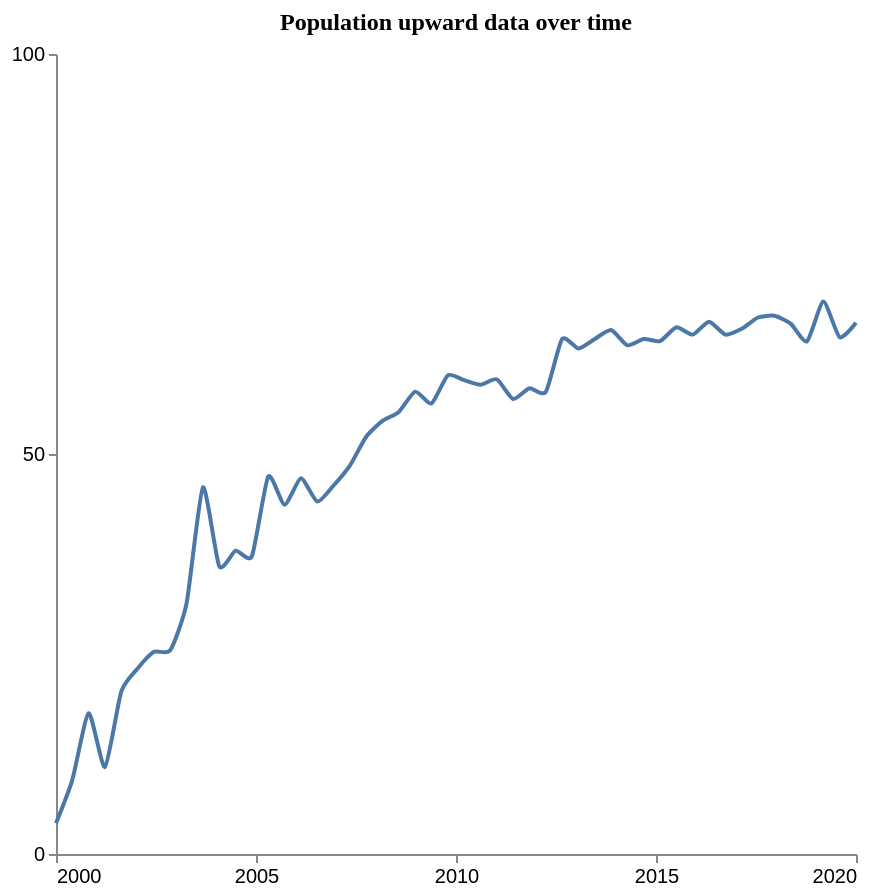

Vega-Lite specification for this chart:
### Vega-Lite specification from a JSON file in a GitHub repository (floating-point values rounded to 4 significant figures)
{"$schema": "https://vega.github.io/schema/vega-lite/v5.json", "description": "Pattern: Upward", "data": {"values": [{"X": 2000.0, "Y": 3.838}, {"X": 2000.0, "Y": 9.265}, {"X": 2001.0, "Y": 17.6}, {"X": 2001.0, "Y": 10.86}, {"X": 2002.0, "Y": 20.31}, {"X": 2002.0, "Y": 23.19}, {"X": 2002.0, "Y": 25.27}, {"X": 2003.0, "Y": 25.47}, {"X": 2003.0, "Y": 31.35}, {"X": 2004.0, "Y": 45.83}, {"X": 2004.0, "Y": 35.95}, {"X": 2004.0, "Y": 37.92}, {"X": 2005.0, "Y": 37.23}, {"X": 2005.0, "Y": 47.18}, {"X": 2006.0, "Y": 43.65}, {"X": 2006.0, "Y": 46.97}, {"X": 2007.0, "Y": 44.06}, {"X": 2007.0, "Y": 46.06}, {"X": 2007.0, "Y": 48.56}, {"X": 2008.0, "Y": 52.16}, {"X": 2008.0, "Y": 54.15}, {"X": 2009.0, "Y": 55.26}, {"X": 2009.0, "Y": 57.79}, {"X": 2009.0, "Y": 56.32}, {"X": 2010.0, "Y": 59.84}, {"X": 2010.0, "Y": 59.23}, {"X": 2011.0, "Y": 58.66}, {"X": 2011.0, "Y": 59.34}, {"X": 2011.0, "Y": 56.88}, {"X": 2012.0, "Y": 58.22}, {"X": 2012.0, "Y": 57.76}, {"X": 2013.0, "Y": 64.37}, {"X": 2013.0, "Y": 63.19}, {"X": 2013.0, "Y": 64.38}, {"X": 2014.0, "Y": 65.5}, {"X": 2014.0, "Y": 63.59}, {"X": 2015.0, "Y": 64.38}, {"X": 2015.0, "Y": 64.11}, {"X": 2016.0, "Y": 65.85}, {"X": 2016.0, "Y": 64.92}, {"X": 2016.0, "Y": 66.54}, {"X": 2017.0, "Y": 64.93}, {"X": 2017.0, "Y": 65.65}, {"X": 2018.0, "Y": 67.06}, {"X": 2018.0, "Y": 67.28}, {"X": 2018.0, "Y": 66.29}, {"X": 2019.0, "Y": 64.1}, {"X": 2019.0, "Y": 69.05}, {"X": 2020.0, "Y": 64.58}, {"X": 2020.0, "Y": 66.4}]}, "mark": {"type": "line", "interpolate": "cardinal", "tension": 0.4}, "encoding": {"x": {"field": "X", "type": "quantitative", "title": "", "axis": {"grid": false, "format": "d", "values": [2000, 2005, 2010, 2015, 2020], "tickSize": 4}, "scale": {"domain": [2000, 2020]}}, "y": {"field": "Y", "type": "quantitative", "title": "", "axis": {"grid": false, "format": "d", "values": [0, 50, 100], "tickSize": 4, "tickOpacity": 1}, "scale": {"domain": [0, 100]}}}, "title": {"text": "Population upward data over time", "anchor": "middle", "font": "Tahoma", "fontSize": 12}, "config": {"lineBreak": "^", "view": {"stroke": null}}, "height": 400, "width": 400, "autosize": "pad"}
